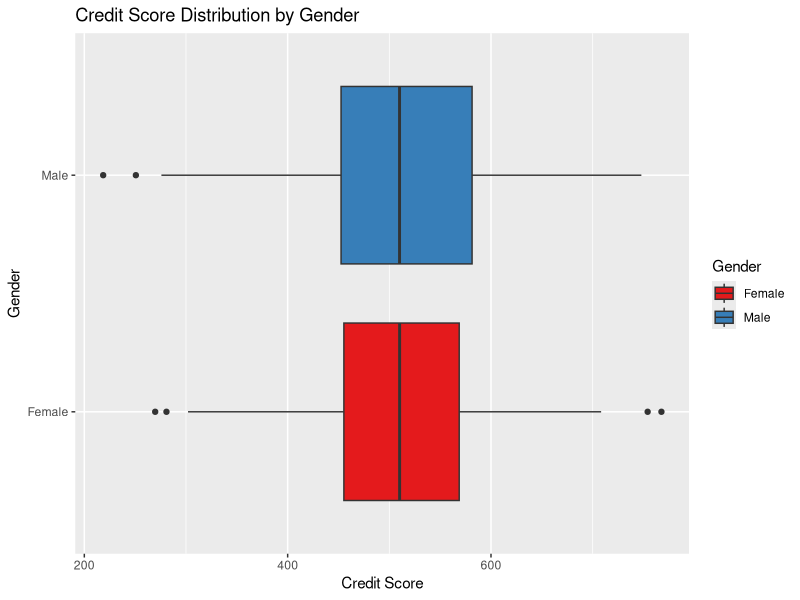
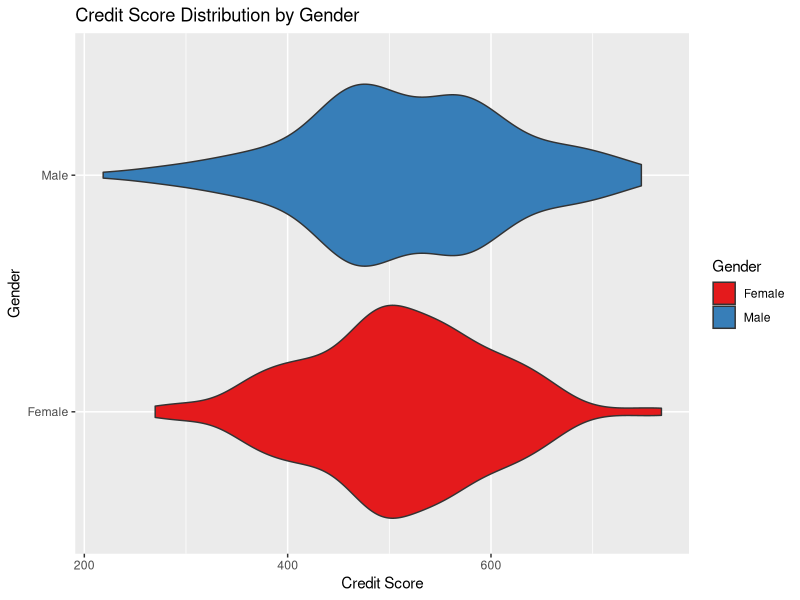
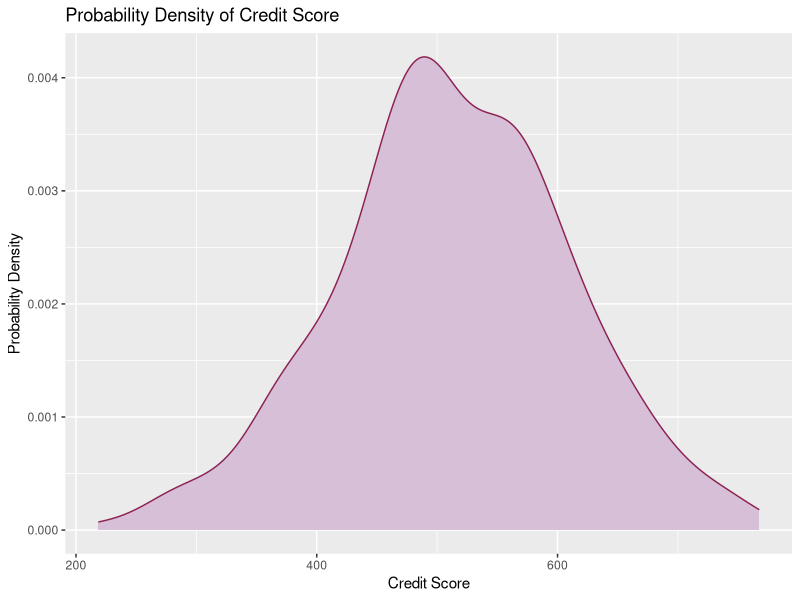
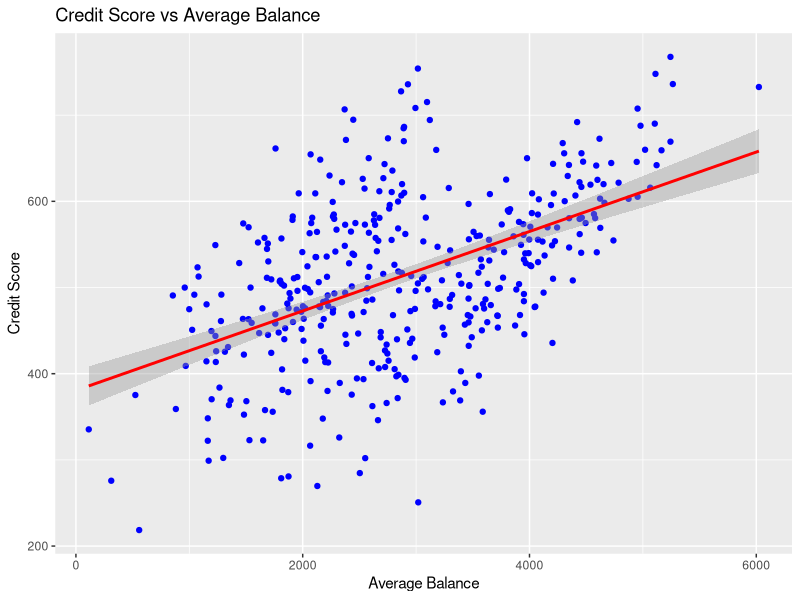
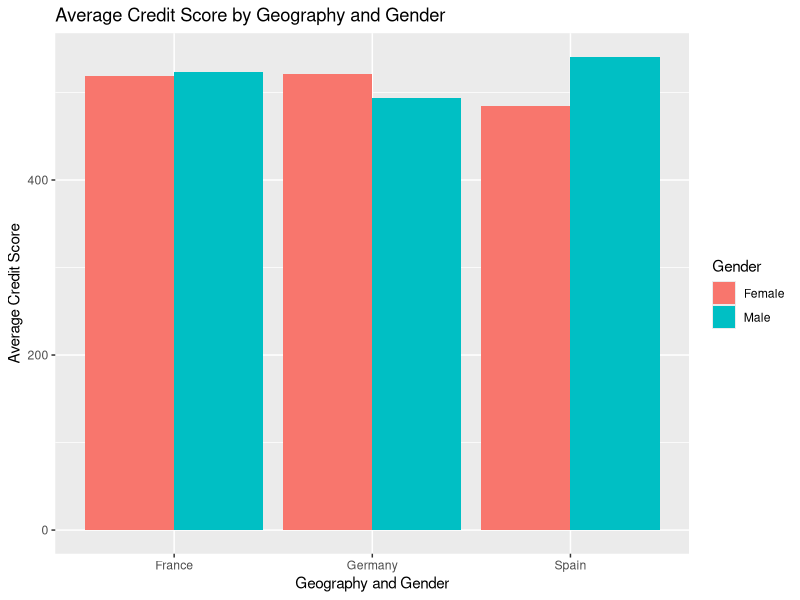

Write R code to recreate these figures, in order.
## ---- chunk 1
knitr::opts_chunk$set(echo=TRUE, tidy.opts = list(width.cutoff = 70), tidy = TRUE)
## ---- chunk 2
# Task 0 -
# Load libraries. 
library(tidyverse)

# Load dataset.
customers <- read.csv(file = "data/module3.csv", stringsAsFactors = TRUE)

# Task 1 - Use the dataset and ggplot2 to create a boxplot plot in R using 2 appropriate variables (1 numerical variable and 1 categorical variable). Add a color scheme of your choice (outside of black and white) and visible labels including a title. 
ggplot(customers, aes(x = Gender, y =CreditScore)) + geom_boxplot(aes(fill=Gender)) + scale_fill_brewer(palette = "Set1") + ggtitle("Credit Score Distribution by Gender") + labs(x="Gender", y = "Credit Score") + coord_flip()

# In comments, describe whether it appears that there are any outliers in any of the categories from the boxplot. If so, which category(ies)? Why or why not?

# 2 low outliers present in "Male" category. 4 outliers (2 low, 2 high) present in "Female" category.

## ---- chunk 3
# Task 2: Violin Plot - Use the dataset and ggplot2 to create a geom_violin plot in R using 2 appropriate variables (1 numerical and 1 categorical). Add a color scheme of your choice (outside of black and white for both fill and color parameters) and visible labels including a title. 
ggplot(customers, aes(x = Gender, y =CreditScore)) + geom_violin(aes(fill=Gender)) + scale_fill_brewer(palette = "Set1") + ggtitle("Credit Score Distribution by Gender") + labs(x="Gender", y = "Credit Score") + coord_flip()

# Answer the following question: Does there look like a difference between your groups on your numerical variable? Why or why not. 

# The distribution of Credit Score between the two genders is visibly distinct. The minimum of the “Male” category is lower than the minimum vale of “Female” category. The maximum of the “Female” category is higher than the maximum of the “Male” category. This is likely due to outliers within the respective categories. The “Male” category seems to have a slightly more elongated distribution than the “Female” category. The "Female" category seem to have a higher probability of a 500 credit score when compared to the “Male” category. The “Male” category seems to have a higher probability of a 700 credit score when compared to the “Female” category. Both distributions seem normal.  

## ---- chunk 4
# Task 3 Density Plot - Use the dataset and ggplot2 to create a density plot in R using an appropriate variable. Add a color scheme of your choice (outside of black and white for both fill and color parameters) and visible labels including a title. 
ggplot(customers, aes(x = CreditScore))+geom_density(color="violetred4", fill="thistle") + ggtitle("Probability Density of Credit Score") + labs(x="Credit Score", y = "Probability Density")

# Answer the following question: Does this data look normal or skewed? Describe your answer in comments.

# Credit score seems slightly left skewed; however, the skew is not enough to be deemed as problematic. Credit Score variable can be treated as normally distributed.

## ---- chunk 5
# Task 4 Scatter - Use the dataset and ggplot2 to create a scatter plot in R using 2 appropriate numerical variables.  Add a color scheme of your choice (outside of black and white for the dots in the scatter) and visible labels including a title. Include a trendline that is a color other than blue. In comments, describe the strength and direction of the relationship.

# Weak positive trend. Additional analysis required to verify. 
customers %>%
  ggplot(aes(x = Balance, y = CreditScore)) + geom_point(color = "blue") + ggtitle("Credit Score vs Average Balance") + labs(x = "Average Balance", y = "Credit Score") + stat_smooth(method = "lm", color = "red")

# In comments, describe the strength and direction of the relationship.

# Weak positive trend. Additional analysis required to verify.  

## ---- chunk 6
# Task 5 - Grouped Bar Graph
# Make a new data object that groups by Geography and Gender and summarizes based on the mean of the Credit Score (CreditScore).
avg.cs.geo <- customers %>%
  group_by(Geography, Gender) %>%
  summarise(CreditScore = mean(CreditScore))

# Use ggplot to create a Grouped Bar Chart that showcases average Credit Score after grouping by the Geography variable and filling the color by the Gender variable. Give this chart a unique title and a color scheme of your choice. 
ggplot(avg.cs.geo,aes(Geography, CreditScore, fill = Gender)) + geom_bar(stat = "identity", position = "dodge") + labs(x = "Geography and Gender", y = "Average Credit Score") + ggtitle("Average Credit Score by Geography and Gender")

# In comments, describe what you found in regards to the Credit Score in regards to Geography and Gender

# Within this dataset, men located in Spain have the highest average credit score of the groups evaluated. Women located in Spain have the lowest average credit score of the groups evaluated. Men located in France have a higher average credit score than women located in France. Men located in Germany have a lower average credit score than women located in Germany. 
